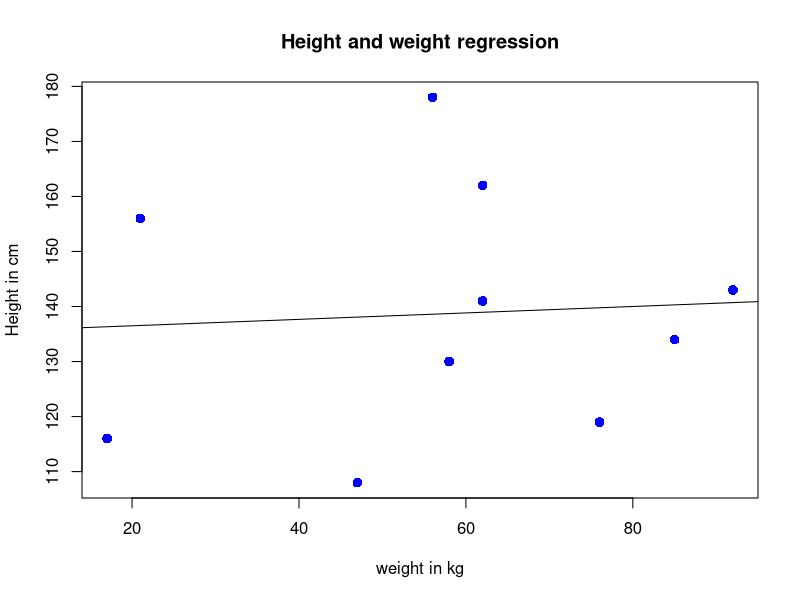

This figure's R source:
x<-c(141,134,178,156,108,116,119,143,162,130)
y<-c(62,85,56,21,47,17,76,92,62,58)

relationship_model<-lm(y~x)

print(relationship_model)

print(summary(relationship_model))

png(file="sanjay.png")

plot(y,x,col="blue",
     main="Height and weight regression",
     abline(lm(x~y)),cex=1.3,pch=16,
     xlab="weight in kg",ylab="Height in cm")

dev.off()
